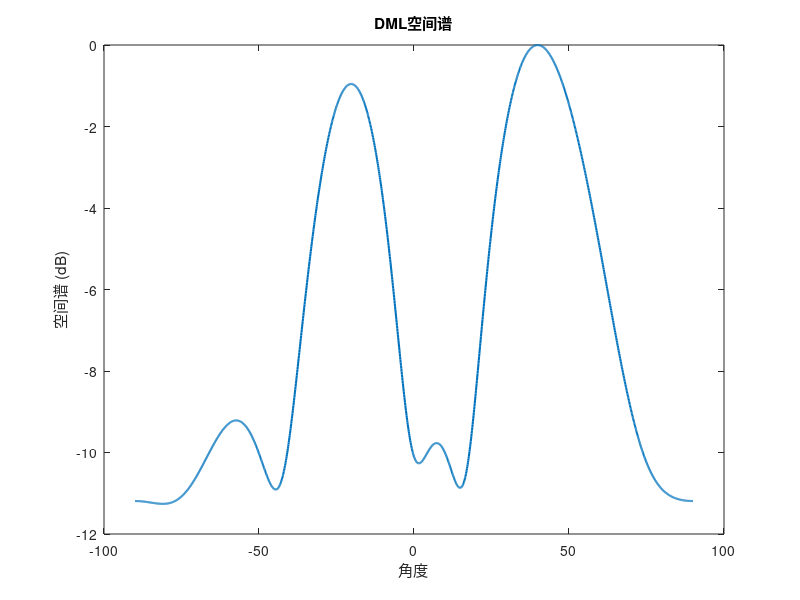

Write MATLAB code to recreate this figure. (Note: this script raises an error after producing the figure.)
clear all; 
clc;

% 参数设置
p = 2;                  % 信源数目
M = 5;                  % 阵元数目
fc = 1e9;               % 载波频率 (Hz)
DOA_true = [-20, 40];   % 真实DOA角度 (度)
fs = 4 * fc;            % 采样频率 (Hz)
N = 64;                 % 快拍数
snr = 10;               % 信噪比 (dB)
c = 3e8;                % 光速 (m/s)
d = 0.15;               % 阵元间距 (m)
lambda = c / fc;        % 波长 (m)
k = 2*pi/lambda;        % 波数
% 生成接收信号
A = exp(-1j * 2 * pi * d * (0:M-1)' * sind(DOA_true) / lambda);
S = sqrt(2)*(randn(p, N) + 1j*randn(p, N));
X = awgn(A * S, snr, 'measured');

R=X*X'/N;
[U, D] = eig(R);  
eig_values = sort(diag(D), 'descend');
Un = U(:, 1:M-p); 

theta_scan = -90:0.1:90;
%% DML算法

f_dml = zeros(size(theta_scan));
for i = 1:length(theta_scan)
   a = exp(-1j*k*d*(0:M-1)'*sind(theta_scan(i)));
   P_A = a*pinv(a);
   f_dml(i) = real(trace(P_A*R));
end

f_dml = abs(f_dml);
f_dml = 10 * log10(f_dml / max(f_dml)); 

plot(theta_scan, f_dml, 'LineWidth', 1.5, 'DisplayName', 'DML');
xlabel('角度');
ylabel('空间谱 (dB)');
title('DML空间谱');
xline(-20, 'k--', 'LineWidth', 1.5, 'HandleVisibility', 'off');  % 在 x=0 处画黑色虚线
xline(40, 'k--', 'LineWidth', 1.5, 'HandleVisibility', 'off');  % 在 x=0 处画黑色虚线
grid on;
hold on;
legend;